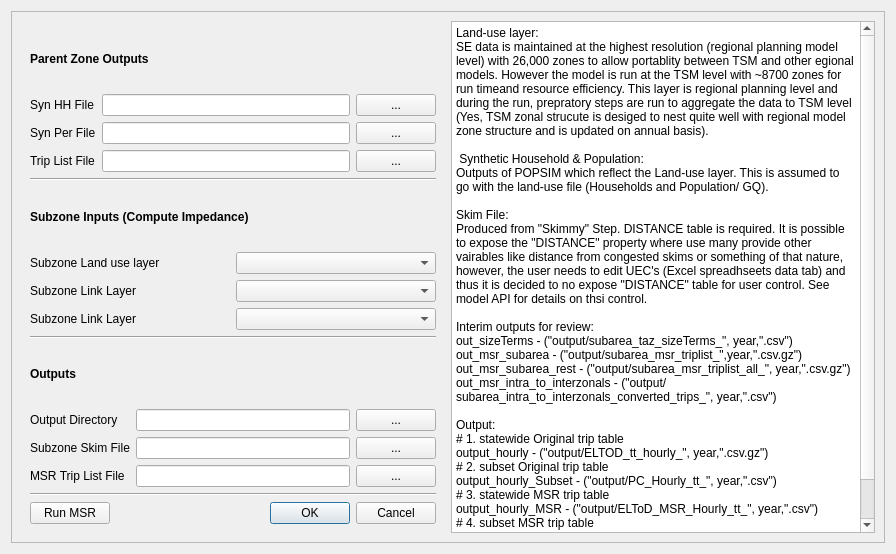
<?xml version="1.0" encoding="UTF-8"?>
<ui version="4.0">
 <class>Dialog_MSR</class>
 <widget class="QDialog" name="Dialog_MSR">
  <property name="windowModality">
   <enum>Qt::WindowModal</enum>
  </property>
  <property name="geometry">
   <rect>
    <x>0</x>
    <y>0</y>
    <width>896</width>
    <height>554</height>
   </rect>
  </property>
  <property name="windowTitle">
   <string>MSR Subzones</string>
  </property>
  <layout class="QHBoxLayout" name="horizontalLayout_5">
   <item>
    <widget class="QFrame" name="frame">
     <property name="frameShape">
      <enum>QFrame::StyledPanel</enum>
     </property>
     <property name="frameShadow">
      <enum>QFrame::Raised</enum>
     </property>
     <layout class="QGridLayout" name="gridLayout_6">
      <item row="0" column="0">
       <layout class="QGridLayout" name="gridLayout_5">
        <item row="0" column="0">
         <widget class="QWidget" name="widget" native="true">
          <layout class="QGridLayout" name="gridLayout_4">
           <item row="0" column="0">
            <widget class="QLabel" name="label_11">
             <property name="font">
              <font>
               <weight>75</weight>
               <bold>true</bold>
              </font>
             </property>
             <property name="text">
              <string>Parent Zone Outputs</string>
             </property>
            </widget>
           </item>
           <item row="4" column="0">
            <layout class="QGridLayout" name="gridLayout">
             <item row="0" column="0">
              <widget class="QLabel" name="label">
               <property name="text">
                <string>Subzone Land use layer</string>
               </property>
              </widget>
             </item>
             <item row="0" column="1">
              <widget class="QComboBox" name="comboBox_Landuse"/>
             </item>
             <item row="2" column="0">
              <widget class="QLabel" name="label_9">
               <property name="text">
                <string>Subzone Link Layer</string>
               </property>
              </widget>
             </item>
             <item row="1" column="1">
              <widget class="QComboBox" name="comboBox_Landuse_2"/>
             </item>
             <item row="2" column="1">
              <widget class="QComboBox" name="comboBox_Landuse_3"/>
             </item>
             <item row="1" column="0">
              <widget class="QLabel" name="label_8">
               <property name="text">
                <string>Subzone Link Layer</string>
               </property>
              </widget>
             </item>
            </layout>
           </item>
           <item row="3" column="0">
            <widget class="QLabel" name="label_12">
             <property name="font">
              <font>
               <weight>75</weight>
               <bold>true</bold>
              </font>
             </property>
             <property name="text">
              <string>Subzone Inputs (Compute Impedance)</string>
             </property>
            </widget>
           </item>
           <item row="1" column="0">
            <layout class="QGridLayout" name="gridLayout_2">
             <item row="0" column="1">
              <widget class="QLineEdit" name="lineEdit_SynHH"/>
             </item>
             <item row="1" column="0">
              <widget class="QLabel" name="label_3">
               <property name="text">
                <string>Syn Per File</string>
               </property>
              </widget>
             </item>
             <item row="0" column="0">
              <widget class="QLabel" name="label_2">
               <property name="text">
                <string>Syn HH File</string>
               </property>
              </widget>
             </item>
             <item row="2" column="2">
              <widget class="QPushButton" name="browse_Skim">
               <property name="text">
                <string>...</string>
               </property>
              </widget>
             </item>
             <item row="1" column="1">
              <widget class="QLineEdit" name="lineEdit_SynPer"/>
             </item>
             <item row="2" column="1">
              <widget class="QLineEdit" name="lineEdit_Skim"/>
             </item>
             <item row="0" column="2">
              <widget class="QPushButton" name="browse_SynHH">
               <property name="text">
                <string>...</string>
               </property>
              </widget>
             </item>
             <item row="2" column="0">
              <widget class="QLabel" name="label_4">
               <property name="text">
                <string>Trip List File</string>
               </property>
              </widget>
             </item>
             <item row="1" column="2">
              <widget class="QPushButton" name="browse_SynPer">
               <property name="text">
                <string>...</string>
               </property>
              </widget>
             </item>
            </layout>
           </item>
           <item row="7" column="0">
            <layout class="QGridLayout" name="gridLayout_3">
             <item row="0" column="0">
              <widget class="QLabel" name="label_6">
               <property name="text">
                <string>Output Directory</string>
               </property>
              </widget>
             </item>
             <item row="0" column="1">
              <widget class="QLineEdit" name="lineEdit_OutDir"/>
             </item>
             <item row="0" column="2">
              <widget class="QPushButton" name="browse_SDTOut">
               <property name="text">
                <string>...</string>
               </property>
              </widget>
             </item>
             <item row="1" column="0">
              <widget class="QLabel" name="label_5">
               <property name="text">
                <string>Subzone Skim File</string>
               </property>
              </widget>
             </item>
             <item row="1" column="1">
              <widget class="QLineEdit" name="lineEdit_Skim_2"/>
             </item>
             <item row="1" column="2">
              <widget class="QPushButton" name="browse_Skim_2">
               <property name="text">
                <string>...</string>
               </property>
              </widget>
             </item>
             <item row="2" column="0">
              <widget class="QLabel" name="label_7">
               <property name="text">
                <string>MSR Trip List File</string>
               </property>
              </widget>
             </item>
             <item row="2" column="1">
              <widget class="QLineEdit" name="lineEdit_Skim_3"/>
             </item>
             <item row="2" column="2">
              <widget class="QPushButton" name="browse_Skim_3">
               <property name="text">
                <string>...</string>
               </property>
              </widget>
             </item>
            </layout>
           </item>
           <item row="9" column="0">
            <layout class="QHBoxLayout" name="horizontalLayout_4">
             <item>
              <widget class="QPushButton" name="Run_MSR">
               <property name="text">
                <string>Run MSR</string>
               </property>
              </widget>
             </item>
             <item>
              <widget class="QDialogButtonBox" name="button_OkCancel">
               <property name="orientation">
                <enum>Qt::Horizontal</enum>
               </property>
               <property name="standardButtons">
                <set>QDialogButtonBox::Cancel|QDialogButtonBox::Ok</set>
               </property>
              </widget>
             </item>
            </layout>
           </item>
           <item row="5" column="0">
            <widget class="Line" name="line">
             <property name="orientation">
              <enum>Qt::Horizontal</enum>
             </property>
            </widget>
           </item>
           <item row="6" column="0">
            <widget class="QLabel" name="label_10">
             <property name="font">
              <font>
               <weight>75</weight>
               <bold>true</bold>
              </font>
             </property>
             <property name="text">
              <string>Outputs</string>
             </property>
            </widget>
           </item>
           <item row="2" column="0">
            <widget class="Line" name="line_2">
             <property name="orientation">
              <enum>Qt::Horizontal</enum>
             </property>
            </widget>
           </item>
           <item row="8" column="0">
            <widget class="Line" name="line_3">
             <property name="orientation">
              <enum>Qt::Horizontal</enum>
             </property>
            </widget>
           </item>
          </layout>
         </widget>
        </item>
        <item row="0" column="1">
         <widget class="QPlainTextEdit" name="plainTextEdit">
          <property name="plainText">
           <string>Land-use layer:
SE data is maintained at the highest resolution (regional planning model level) with 26,000 zones to allow portablity between TSM and other egional models.  However the model is run at the TSM level with ~8700 zones for run timeand resource efficiency.  This layer is regional planning level and during the run, prepratory steps are run to aggregate the data to TSM level (Yes, TSM zonal strucute is desiged to nest quite well with regional model zone structure and is updated on annual basis).

 Synthetic Household &amp; Population:
Outputs of POPSIM which reflect the Land-use layer.  This is assumed to go with the land-use file (Households and Population/ GQ).

Skim File:
Produced from &quot;Skimmy&quot; Step.  DISTANCE table is required.  It is possible to expose the &quot;DISTANCE&quot; property where use many provide other vairables like  distance from congested skims or something of that nature,  however,  the user needs to edit UEC's (Excel spreadhseets &gt; data tab) and thus it is decided to no expose &quot;DISTANCE&quot; table for user control.  See   model API for details on thsi control. 

Interim outputs for review:
out_sizeTerms &lt;- (&quot;output/subarea_taz_sizeTerms_&quot;, year,&quot;.csv&quot;)
out_msr_subarea &lt;- (&quot;output/subarea_msr_triplist_&quot;,year,&quot;.csv.gz&quot;)
out_msr_subarea_rest &lt;- (&quot;output/subarea_msr_triplist_all_&quot;, year,&quot;.csv.gz&quot;)
out_msr_intra_to_interzonals &lt;- (&quot;output/subarea_intra_to_interzonals_converted_trips_&quot;, year,&quot;.csv&quot;)

Output:
# 1. statewide Original trip table
output_hourly             &lt;- (&quot;output/ELTOD_tt_hourly_&quot;, year,&quot;.csv.gz&quot;)  
# 2. subset Original trip table      
output_hourly_Subset      &lt;- (&quot;output/PC_Hourly_tt_&quot;, year,&quot;.csv&quot;)  
# 3. statewide MSR trip table    
output_hourly_MSR         &lt;- (&quot;output/ELToD_MSR_Hourly_tt_&quot;, year,&quot;.csv&quot;) 
# 4. subset MSR trip table
output_hourly_MSR_Subset  &lt;- paste0(&quot;output/PC_MSR_Hourly_tt_&quot;, year,&quot;.csv&quot;)  </string>
          </property>
         </widget>
        </item>
       </layout>
      </item>
     </layout>
    </widget>
   </item>
  </layout>
 </widget>
 <resources/>
 <connections/>
</ui>
